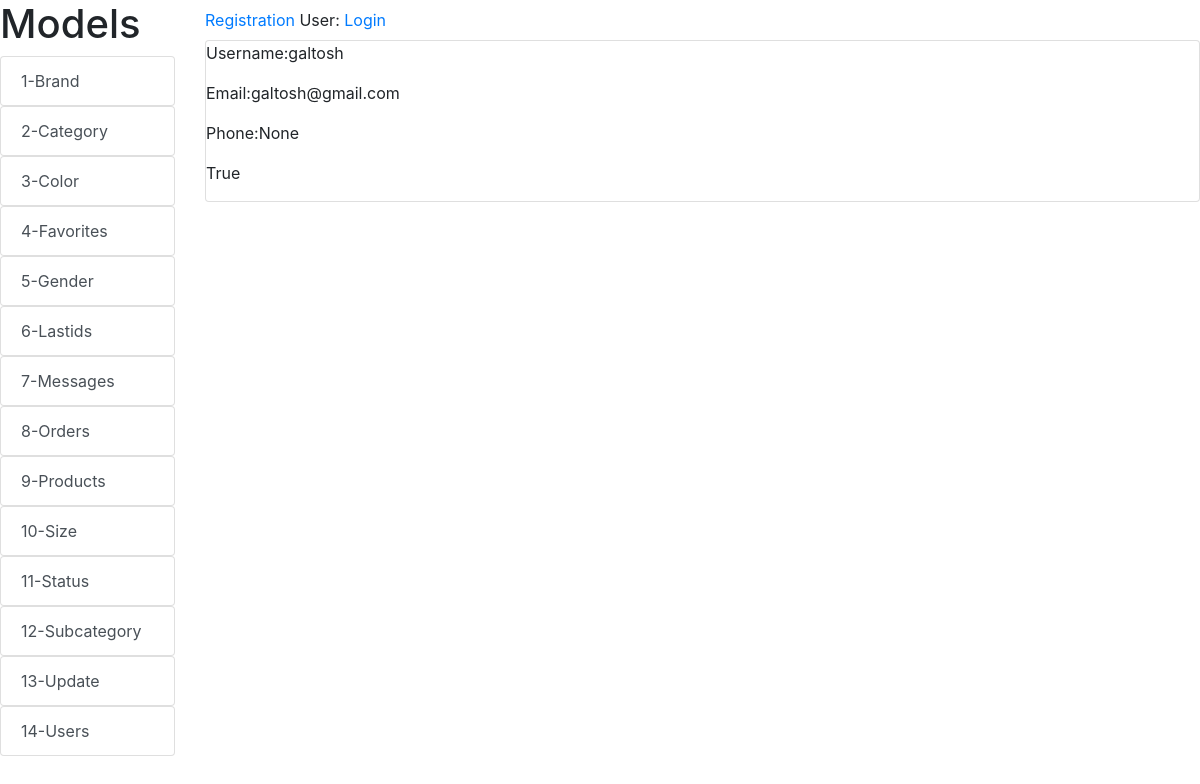
The app's page /user/ (signed in) with its own data.
### alemsite/models.py (models this page shows)
class UserAlem(AbstractUser):
   phone = models.IntegerField(null=True)

### alemsite/views.py (the view)
# urls.py: path('user/', user, name='user'),
def user(request):
    user = UserAlem.objects.all()
    return render(request, 'user/user.html', {'user':user })

### alemsite/templates/user/user.html
{% extends 'index.html'%}
{% block content %}
    {% for user in user %}
        <p>Username:{{ user.username }}</p>
        <p>Email:{{ user.email }}</p>
        <p>Phone:{{ user.phone }}</p>
        <p>{{ user.is_staff }}</p>
    {% endfor %}
{% endblock %}

### records on screen
UserAlem: username "galtosh", email "galtosh@gmail.com", phone "None", is_staff "True"
